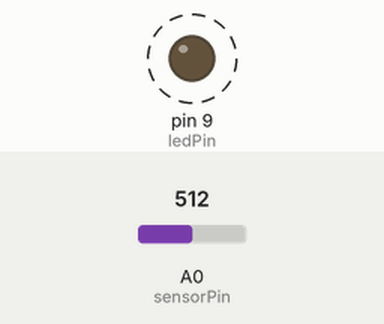
This sketch was run on a simulated Arduino Uno, built with avr-gcc and run on an emulated ATmega328P. On the bench: output pins drawn as LEDs (lit = HIGH). Dashed ring = blinking. Inputs (shaded band) come from the test bench; at power-on: A0 (sensorPin) = 512.

Above: at 1.8 s.
1.9 s: A0 (sensorPin) set to 0
At 3.2 s:
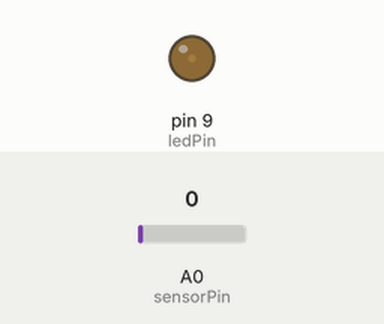
3.6 s: A0 (sensorPin) set to 122
At 3.9 s:
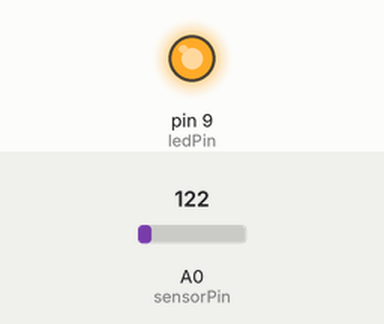
Timing chart, 0 to 13.1 s (numbered marks = the images above; inputs shaded):
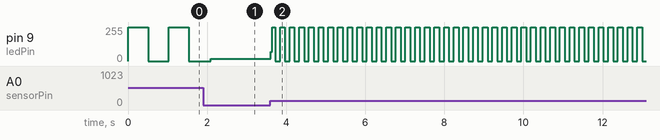

Measured:
- after the input at 3.6 s, pin 9 (ledPin): 18/255 → 70/255 at once, then moves between 0/255 and 255/255, repeating every 0.24 s
- by itself, pin 9 (ledPin): alternates 255/255 for 0.51 s and 0/255 for 0.51 s

The sketch:

twisting.ino
```cpp
/*
 * Anaglog Input
 * Potentiometer attached to analog input 0
 * center pin of the potentometer to the analog pin
 * one side pin to +5v
 * LED anode (long leg) attached to digital output 13
 * LED cathode (short let) attached to ground
 * Note: becuase most Arduinos have built in LED attached
 * to pin 13 on the board, the LED is optional.
*/

int sensorPin = 0;          //select the input pin for the potentiometer
int ledPin = 9;            //select the pin for the LED
int sensorValue = 0;        // variable store the value coming from the sensor

void setup()
{
  //declare the ledPin as an OUTPUT:
  pinMode(ledPin, OUTPUT);
}

void loop()
{
  //int threshold = 512;
  //if(analogRead(sensorPin) > threshold) {
  //  digitalWrite(ledPin, HIGH);
  //} else {
  //  digitalWrite(ledPin, LOW);
  //}
  //int value = analogRead(sensorPin) / 4;
  //analogWrite(ledPin, value);


  // read the value from the senor:
  sensorValue = analogRead(sensorPin);
  // then the ledPin on
  digitalWrite(ledPin, HIGH);
  // stop the program for millionseconds:
  delay(sensorValue);
  // turn the ledPin off:
  digitalWrite(ledPin, LOW);
  // stop the program for milliseconds
  delay(sensorValue);
}
```
